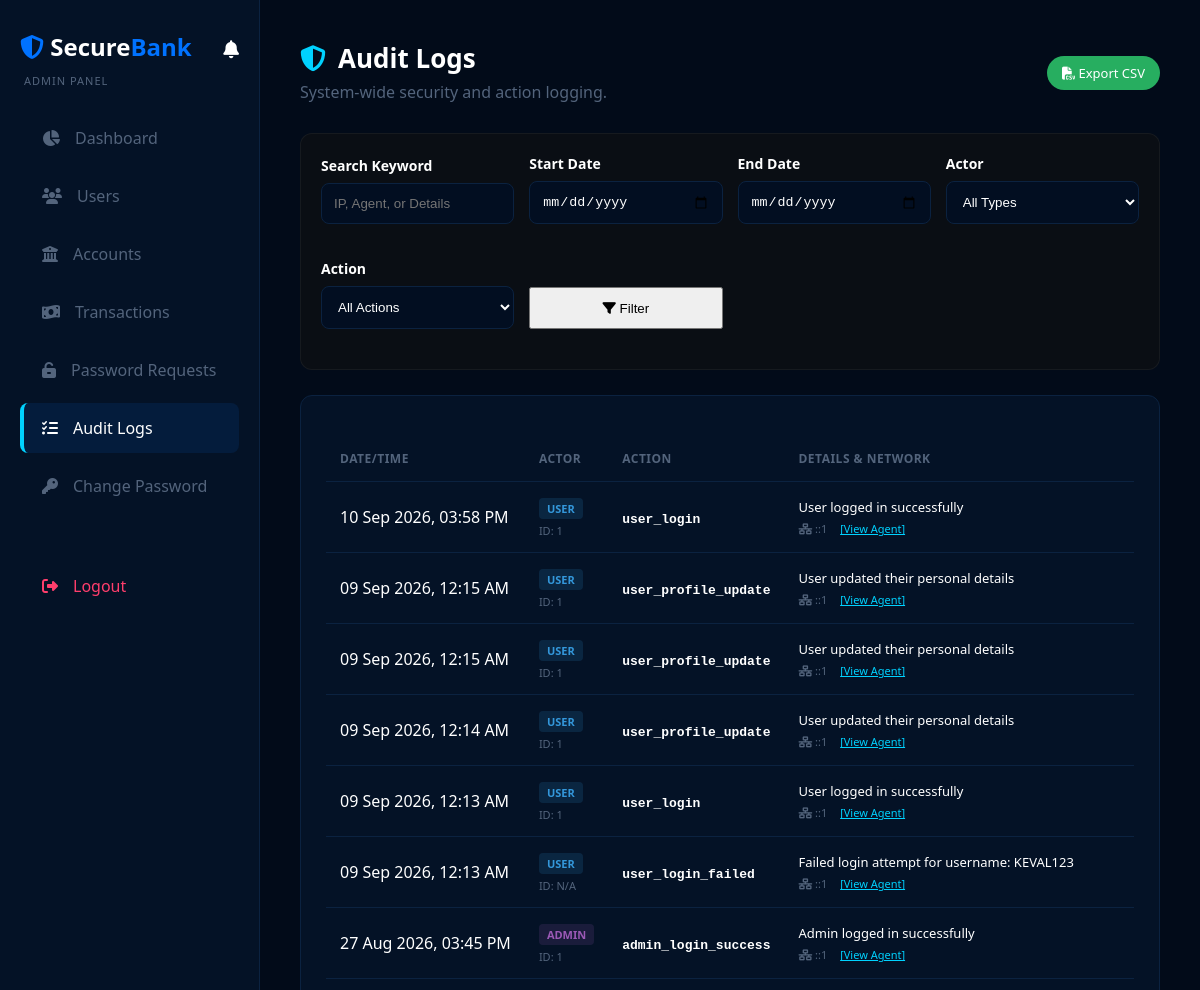
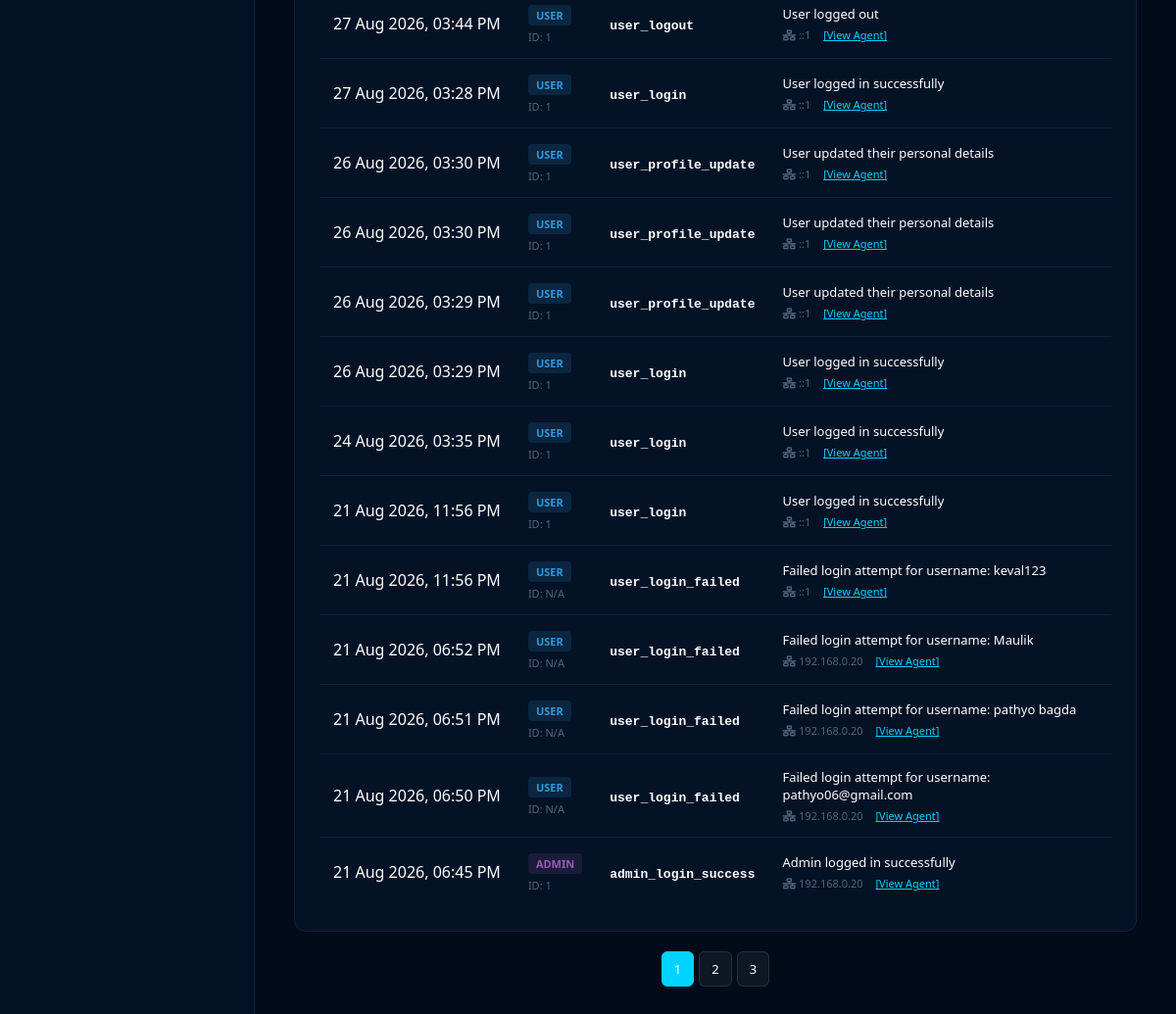
Screenshot of /admin/audit_logs.php (signed in) with the database file from the repository (2 pictures, top to bottom).
### tables this page shows
CREATE TABLE `audit_logs` (
  `id` int(11) NOT NULL,
  `actor_type` enum('user','admin') NOT NULL DEFAULT 'admin',
  `actor_id` int(11) DEFAULT NULL,
  `action` varchar(255) NOT NULL,
  `details` text DEFAULT NULL,
  `ip_address` varchar(45) DEFAULT NULL,
  `user_agent` varchar(255) DEFAULT NULL,
  `related_account_id` int(11) DEFAULT NULL,
  `related_transaction_id` int(11) DEFAULT NULL,
  `created_at` timestamp NOT NULL DEFAULT current_timestamp()
);

### admin/audit_logs.php (the view, shortened to what this page needs)
<?php
require 'auth.php';
$limit = 20;
$page = isset($_GET['page']) && is_numeric($_GET['page']) ? (int)$_GET['page'] : 1;
$page = max($page, 1);
$offset = ($page - 1) * $limit;
$search = $_GET['search'] ?? '';
$date_start = $_GET['date_start'] ?? '';
$date_end = $_GET['date_end'] ?? '';
$actor_type = $_GET['actor_type'] ?? '';
$action_filter = $_GET['action'] ?? '';
$where = [];
$params = [];
$types = '';
$whereClause = !empty($where) ? "WHERE " . implode(" AND ", $where) : "";
$count_sql = "SELECT COUNT(*) as total FROM audit_logs $whereClause";
$count_stmt = mysqli_prepare($conn, $count_sql);
mysqli_stmt_execute($count_stmt);
$total_rows = mysqli_fetch_assoc(mysqli_stmt_get_result($count_stmt))['total'];
$total_pages = ceil($total_rows / $limit);
$sql = "SELECT * FROM audit_logs $whereClause ORDER BY id DESC LIMIT ? OFFSET ?";
$stmt = mysqli_prepare($conn, $sql);
$types .= 'ii';
$params[] = $limit;
$params[] = $offset;
mysqli_stmt_bind_param($stmt, $types, ...$params);
mysqli_stmt_execute($stmt);
$result = mysqli_stmt_get_result($stmt);
$exportUrl = '?' . http_build_query(array_merge($_GET, ['export' => 'csv']));
?>
<!DOCTYPE html>
<html lang="en">
<head>
    <link rel="stylesheet" href="../assets/css/premium-theme.css">
    <link rel="stylesheet" href="../assets/css/app-theme.css">
    <link rel="stylesheet" href="https://cdnjs.cloudflare.com/ajax/libs/font-awesome/6.4.0/css/all.min.css">
</head>
<body>
<div class="dashboard-container">
    <?php include __DIR__ . '/partials/sidebar.php'; ?>
    <main class="main-content">
        <header class="page-header" style="display: flex; justify-content: space-between; align-items: center;">
            <div>
                <h1><i class="fa-solid fa-shield-halved" style="color: var(--accent-blue);"></i> Audit Logs</h1>
                <p>System-wide security and action logging.</p>
            </div>
            <div>
                <a href="<?= $exportUrl ?>" class="btn" style="background: #27ae60; color: white; padding: 8px 15px; text-decoration: none; border-radius: 20px; font-size: 13px;">
                    <i class="fa-solid fa-file-csv"></i> Export CSV
                </a>
            </div>
        </header>
        <div class="filter-card">
            <form method="GET" class="filter-grid">
                <div class="form-group mb-0">
                    <label>Search Keyword</label>
                    <input type="text" name="search" class="form-control" value="<?= htmlspecialchars($search) ?>" placeholder="IP, Agent, or Details">
                </div>
                <div class="form-group mb-0">
                    <label>Start Date</label>
                    <input type="date" name="date_start" class="form-control" value="<?= htmlspecialchars($date_start) ?>">
                </div>
                <div class="form-group mb-0">
                    <label>End Date</label>
                    <input type="date" name="date_end" class="form-control" value="<?= htmlspecialchars($date_end) ?>">
                </div>
                <div class="form-group mb-0">
                    <label>Actor</label>
                    <select name="actor_type" class="form-control">
                        <option value="">All Types</option>
                    </select>
                </div>
                <div class="form-group mb-0">
                    <label>Action</label>
                    <select name="action" class="form-control">
                        <option value="">All Actions</option>
                    </select>
                </div>
                <div class="form-group mb-0">
                    <button type="submit" class="btn btn-primary" style="width: 100%; height: 42px;"><i class="fa-solid fa-filter"></i> Filter</button>
                </div>
            </form>
        </div>
        <div class="table-container">
            <table>
                <thead>
                    <tr>
                        <th>Date/Time</th>
                        <th>Actor</th>
                        <th>Action</th>
                        <th>Details & Network</th>
                    </tr>
                </thead>
                <tbody>
                <?php $count = 0; while ($log = mysqli_fetch_assoc($result)): $count++; ?>
                    <tr>
                        <td style="white-space: nowrap;">
                            <?= date('d M Y, h:i A', strtotime($log['created_at'])) ?>
                        </td>
                        <td>
                            <span class="actor-badge <?= $log['actor_type'] === 'admin' ? 'actor-admin' : 'actor-user' ?>">
                                <?= htmlspecialchars($log['actor_type']) ?>
                            </span>
                            <div class="log-meta">ID: <?= $log['actor_id'] ?? 'N/A' ?></div>
                        </td>
                        <td>
                            <strong style="font-family: monospace; font-size: 13px;"><?= htmlspecialchars($log['action']) ?></strong>
                        </td>
                        <td>
                            <div style="font-size: 13px; margin-bottom: 5px;"><?= htmlspecialchars($log['details'] ?? 'No details provided') ?></div>
                            <div class="log-meta">
                                <i class="fa-solid fa-network-wired"></i> <?= htmlspecialchars($log['ip_address'] ?? 'Unknown IP') ?>
                                <span class="details-trigger" onclick="alert('User Agent:\n<?= htmlspecialchars(addslashes($log['user_agent'] ?? '')) ?>')" style="margin-left: 10px;">[View Agent]</span>
                            </div>
                        </td>
                    </tr>
                <?php endwhile; ?>
                </tbody>
            </table>
        </div>
        <?php if ($total_pages > 1): ?>
        <div class="pagination">
            <?php for ($i = 1; $i <= $total_pages; $i++): ?>
                <a href="?page=<?= $i ?>&search=<?= urlencode($search) ?>&date_start=<?= urlencode($date_start) ?>&date_end=<?= urlencode($date_end) ?>&actor_type=<?= urlencode($actor_type) ?>&action=<?= urlencode($action_filter) ?>"
                   class="page-btn <?= $page === $i ? 'active' : '' ?>">
                    <?= $i ?>
                </a>
            <?php endfor; ?>
        </div>
        <?php endif; ?>
    </main>
</div>
</body>
</html>

### assets/css/premium-theme.css (style rules this page uses)
:root { --bg-dark: #020b19; --bg-card: #041226; --primary-glow: #0072ff; --accent-blue: #00d2ff; --text-main: #ffffff; --text-muted: #53647c; --border-color: #0b2240; }
body { background-color: var(--bg-dark); color: var(--text-main); font-family: 'Segoe UI', Roboto, sans-serif; margin: 0; padding: 0; }
.form-control { background: #020e21; border: 1px solid var(--border-color); color: #fff; border-radius: 8px; padding: 12px; width: 100%; box-sizing: border-box; }

### assets/css/app-theme.css (style rules this page uses)
.dashboard-container { display: grid; grid-template-columns: 260px 1fr; min-height: 100vh; }
.main-content { padding: 40px; overflow-y: auto; }
.page-header { display: flex; align-items: center; justify-content: space-between; flex-wrap: wrap; gap: 15px; margin-bottom: 30px; }
.page-header h1 { margin: 0; font-size: 26px; display: flex; align-items: center; gap: 12px; }
.page-header p { color: var(--text-muted); margin: 5px 0 0 0; }
.table-container { background: var(--bg-card); border: 1px solid var(--border-color); border-radius: 12px; padding: 25px; min-width: 0; overflow-x: auto; }
table { width: 100%; border-collapse: collapse; margin-top: 15px; min-width: 500px; }
th, td { text-align: left; padding: 14px; border-bottom: 1px solid var(--border-color); }
th { color: var(--text-muted); font-weight: 600; font-size: 12px; text-transform: uppercase; letter-spacing: .5px; }
tr:last-child td { border-bottom: none; }
.form-group { margin-bottom: 20px; }
.form-group label { display: block; font-weight: 600; font-size: 14px; margin-bottom: 8px; color: var(--text-main); }
.stat-card, .table-container, .profile-card, .flow-card, .form-card, .balance-pill, .alert-flash, .quick-action { transition: transform 0.8s cubic-bezier(0.34, 1.56, 0.64, 1), box-shadow 0.8s ease, border-color 0.8s ease !important; }
body { transition: background-color 1s ease; }

### admin/audit_logs.php (style rules this page uses)
.filter-card { background: rgba(18, 18, 18, 0.6); border: 1px solid rgba(255, 255, 255, 0.05); border-radius: 12px; padding: 20px; margin-bottom: 25px; }
.filter-grid { display: grid; grid-template-columns: repeat(auto-fit, minmax(180px, 1fr)); gap: 15px; align-items: end; }
.log-meta { font-size: 11px; color: var(--text-muted); margin-top: 4px; }
.actor-badge { display: inline-block; padding: 3px 8px; border-radius: 4px; font-size: 11px; font-weight: 600; text-transform: uppercase; }
.actor-user { background: rgba(52, 152, 219, 0.15); color: #3498db; }
.actor-admin { background: rgba(155, 89, 182, 0.15); color: #9b59b6; }
.pagination { display: flex; gap: 5px; margin-top: 20px; justify-content: center; }
.page-btn { padding: 8px 12px; background: rgba(255, 255, 255, 0.05); border: 1px solid rgba(255, 255, 255, 0.1); color: var(--text-color); border-radius: 6px; text-decoration: none; font-size: 13px; }
.page-btn.active { background: var(--accent-blue); border-color: var(--accent-blue); }
.details-trigger { cursor: pointer; color: var(--accent-blue); text-decoration: underline; }

### rows the page displays
audit_logs: created_at "10 Sep 2026, 03:58 PM", actor_type "USER", actor "1", action "user_login", details "User logged in successfully", ip_address "::1"
audit_logs: created_at "09 Sep 2026, 12:15 AM", actor_type "USER", actor "1", action "user_profile_update", details "User updated their personal details", ip_address "::1"
audit_logs: created_at "09 Sep 2026, 12:15 AM", actor_type "USER", actor "1", action "user_profile_update", details "User updated their personal details", ip_address "::1"
audit_logs: created_at "09 Sep 2026, 12:14 AM", actor_type "USER", actor "1", action "user_profile_update", details "User updated their personal details", ip_address "::1"
audit_logs: created_at "09 Sep 2026, 12:13 AM", actor_type "USER", actor "1", action "user_login", details "User logged in successfully", ip_address "::1"
audit_logs: created_at "09 Sep 2026, 12:13 AM", actor_type "USER", actor "N/A", action "user_login_failed", details "Failed login attempt for username: KEVAL123", ip_address "::1"
audit_logs: created_at "27 Aug 2026, 03:45 PM", actor_type "ADMIN", actor "1", action "admin_login_success", details "Admin logged in successfully", ip_address "::1"
audit_logs: created_at "27 Aug 2026, 03:44 PM", actor_type "USER", actor "1", action "user_logout", details "User logged out", ip_address "::1"
audit_logs: created_at "27 Aug 2026, 03:28 PM", actor_type "USER", actor "1", action "user_login", details "User logged in successfully", ip_address "::1"
audit_logs: created_at "26 Aug 2026, 03:30 PM", actor_type "USER", actor "1", action "user_profile_update", details "User updated their personal details", ip_address "::1"
audit_logs: created_at "26 Aug 2026, 03:30 PM", actor_type "USER", actor "1", action "user_profile_update", details "User updated their personal details", ip_address "::1"
audit_logs: created_at "26 Aug 2026, 03:29 PM", actor_type "USER", actor "1", action "user_profile_update", details "User updated their personal details", ip_address "::1"
audit_logs: created_at "26 Aug 2026, 03:29 PM", actor_type "USER", actor "1", action "user_login", details "User logged in successfully", ip_address "::1"
audit_logs: created_at "24 Aug 2026, 03:35 PM", actor_type "USER", actor "1", action "user_login", details "User logged in successfully", ip_address "::1"
audit_logs: created_at "21 Aug 2026, 11:56 PM", actor_type "USER", actor "1", action "user_login", details "User logged in successfully", ip_address "::1"
audit_logs: created_at "21 Aug 2026, 11:56 PM", actor_type "USER", actor "N/A", action "user_login_failed", details "Failed login attempt for username: keval123", ip_address "::1"
audit_logs: created_at "21 Aug 2026, 06:52 PM", actor_type "USER", actor "N/A", action "user_login_failed", details "Failed login attempt for username: Maulik", ip_address "192.168.0.20"
audit_logs: created_at "21 Aug 2026, 06:51 PM", actor_type "USER", actor "N/A", action "user_login_failed", details "Failed login attempt for username: pathyo bagda", ip_address "192.168.0.20"
audit_logs: created_at "21 Aug 2026, 06:50 PM", actor_type "USER", actor "N/A", action "user_login_failed", details "Failed login attempt for username: pathyo06@gmail.com", ip_address "192.168.0.20"
audit_logs: created_at "21 Aug 2026, 06:45 PM", actor_type "ADMIN", actor "1", action "admin_login_success", details "Admin logged in successfully", ip_address "192.168.0.20"

### other values shown
$item[2] "Dashboard"
$item[2] "Users"
$item[2] "Accounts"
$item[2] "Transactions"
$item[2] "Password Requests"
$item[2] "Audit Logs"
$item[2] "Change Password"
